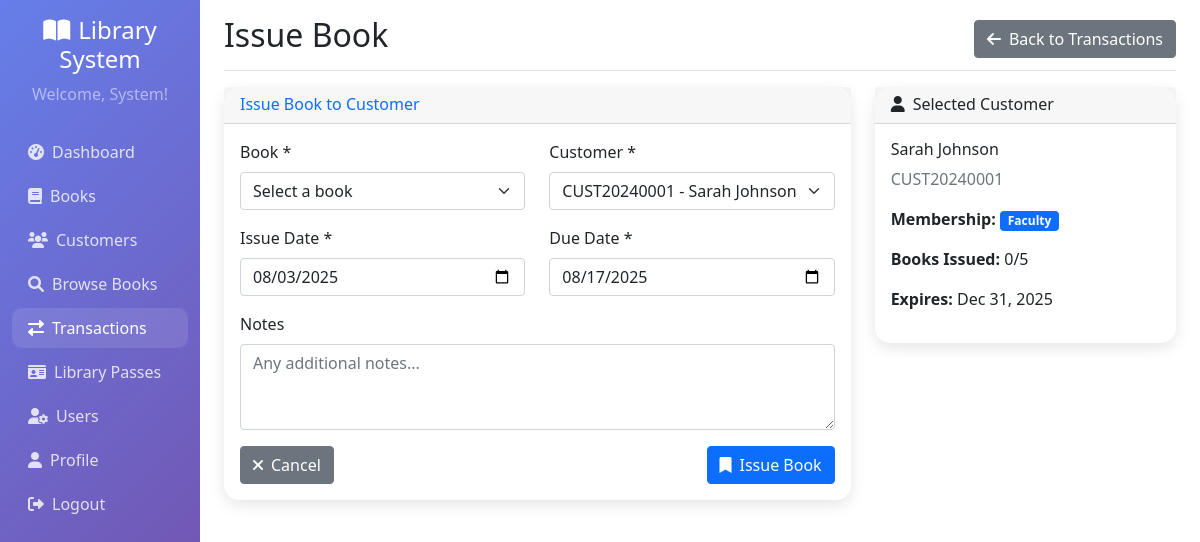
/transactions/issue.php?customer_id=1 (signed in), run on the app's committed database.
### tables this page shows
CREATE TABLE customers (
    id INT PRIMARY KEY AUTO_INCREMENT,
    user_id INT,
    customer_code VARCHAR(20) UNIQUE NOT NULL,
    membership_type ENUM('student', 'faculty', 'public') NOT NULL DEFAULT 'public',
    membership_expiry DATE,
    max_books_allowed INT DEFAULT 3,
    fine_balance DECIMAL(10,2) DEFAULT 0.00,
    created_at TIMESTAMP DEFAULT CURRENT_TIMESTAMP,
    updated_at TIMESTAMP DEFAULT CURRENT_TIMESTAMP ON UPDATE CURRENT_TIMESTAMP,
    FOREIGN KEY (user_id) REFERENCES users(id) ON DELETE SET NULL
);

CREATE TABLE users (
    id INT PRIMARY KEY AUTO_INCREMENT,
    username VARCHAR(50) UNIQUE NOT NULL,
    email VARCHAR(100) UNIQUE NOT NULL,
    password VARCHAR(255) NOT NULL,
    role ENUM('admin', 'librarian', 'member') NOT NULL DEFAULT 'member',
    first_name VARCHAR(50) NOT NULL,
    last_name VARCHAR(50) NOT NULL,
    phone VARCHAR(20),
    address TEXT,
    created_at TIMESTAMP DEFAULT CURRENT_TIMESTAMP,
    updated_at TIMESTAMP DEFAULT CURRENT_TIMESTAMP ON UPDATE CURRENT_TIMESTAMP,
    is_active BOOLEAN DEFAULT TRUE
);

### includes/functions.php (called while the page is built, shortened)
<?php
function isAdmin() {
    return isset($_SESSION['role']) && $_SESSION['role'] === 'admin';
}
function formatDate($date) {
    return date('M d, Y', strtotime($date));
}
?>

### transactions/issue.php (the view, shortened to what this page needs)
<?php
require_once '../includes/functions.php';
$pdo = getConnection();
$customer_id = isset($_GET['customer_id']) ? (int)$_GET['customer_id'] : 0;
$customers = $pdo->query("
    SELECT c.id, c.customer_code, c.membership_type, c.membership_expiry, c.max_books_allowed,
           u.first_name, u.last_name, u.email,
           (SELECT COUNT(*) FROM book_issues bi WHERE bi.customer_id = c.id AND bi.status = 'issued') as active_issues
    FROM customers c
    LEFT JOIN users u ON c.user_id = u.id
    WHERE (c.membership_expiry IS NULL OR c.membership_expiry >= CURDATE())
    ORDER BY c.customer_code
")->fetchAll();
$selected_customer = null;
if ($customer_id) {
    $stmt = $pdo->prepare("
        SELECT c.*, u.first_name, u.last_name, u.email,
               (SELECT COUNT(*) FROM book_issues bi WHERE bi.customer_id = c.id AND bi.status = 'issued') as active_issues
        FROM customers c
        LEFT JOIN users u ON c.user_id = u.id
        WHERE c.id = ?
    ");
    $stmt->execute([$customer_id]);
    $selected_customer = $stmt->fetch();
}
?>
<!DOCTYPE html>
<html lang="en">
<head>
    <link href="https://cdn.jsdelivr.net/npm/bootstrap@5.1.3/dist/css/bootstrap.min.css" rel="stylesheet">
    <link href="https://cdnjs.cloudflare.com/ajax/libs/font-awesome/6.0.0/css/all.min.css" rel="stylesheet">
</head>
<body>
    <div class="container-fluid">
        <div class="row">
            <nav class="col-md-3 col-lg-2 d-md-block sidebar collapse">
                <div class="position-sticky pt-3">
                    <div class="text-center mb-4">
                        <h4 class="text-white"><i class="fas fa-book-open me-2"></i>Library System</h4>
                        <p class="text-white-50">Welcome, <?php echo $_SESSION['first_name']; ?>!</p>
                    </div>
                    <ul class="nav flex-column">
                        <li class="nav-item">
                            <a class="nav-link" href="../dashboard.php">
                                <i class="fas fa-tachometer-alt me-2"></i>Dashboard
                            </a>
                        </li>
                        <li class="nav-item">
                            <a class="nav-link" href="../books/">
                                <i class="fas fa-book me-2"></i>Books
                            </a>
                        </li>
                        <li class="nav-item">
                            <a class="nav-link" href="../customers/">
                                <i class="fas fa-users me-2"></i>Customers
                            </a>
                        </li>
                        <li class="nav-item">
                            <a class="nav-link" href="../books/browse.php">
                                <i class="fas fa-search me-2"></i>Browse Books
                            </a>
                        </li>
                        <li class="nav-item">
                            <a class="nav-link active" href="index.php">
                                <i class="fas fa-exchange-alt me-2"></i>Transactions
                            </a>
                        </li>
                        <li class="nav-item">
                            <a class="nav-link" href="../passes/">
                                <i class="fas fa-id-card me-2"></i>Library Passes
                            </a>
                        </li>
                        <?php if (isAdmin()): ?>
                        <li class="nav-item">
                            <a class="nav-link" href="../users/">
                                <i class="fas fa-user-cog me-2"></i>Users
                            </a>
                        </li>
                        <?php endif; ?>
                        <li class="nav-item">
                            <a class="nav-link" href="../profile.php">
                                <i class="fas fa-user me-2"></i>Profile
                            </a>
                        </li>
                        <li class="nav-item">
                            <a class="nav-link" href="../auth/logout.php">
                                <i class="fas fa-sign-out-alt me-2"></i>Logout
                            </a>
                        </li>
                    </ul>
                </div>
            </nav>
            <main class="col-md-9 ms-sm-auto col-lg-10 px-md-4">
                <div class="d-flex justify-content-between flex-wrap flex-md-nowrap align-items-center pt-3 pb-2 mb-3 border-bottom">
                    <h1 class="h2">Issue Book</h1>
                    <div class="btn-toolbar mb-2 mb-md-0">
                        <a href="index.php" class="btn btn-secondary">
                            <i class="fas fa-arrow-left me-2"></i>Back to Transactions
                        </a>
                    </div>
                </div>
                <div class="row">
                    <div class="col-lg-8">
                        <div class="card">
                            <div class="card-header">
                                <h6 class="m-0 font-weight-bold text-primary">Issue Book to Customer</h6>
                            </div>
                            <div class="card-body">
                                <form method="POST" action="">
                                    <div class="row">
                                        <div class="col-md-6">
                                            <div class="mb-3">
                                                <label for="book_id" class="form-label">Book *</label>
                                                <select class="form-select" id="book_id" name="book_id" required>
                                                    <option value="">Select a book</option>
                                                </select>
                                            </div>
                                        </div>
                                        <div class="col-md-6">
                                            <div class="mb-3">
                                                <label for="customer_id" class="form-label">Customer *</label>
                                                <select class="form-select" id="customer_id" name="customer_id" required>
                                                    <?php foreach ($customers as $customer): ?>
                                                        <option value="<?php echo $customer['id']; ?>"
                                                                <?php echo ($selected_customer && $selected_customer['id'] == $customer['id']) ? 'selected' : ''; ?>>
                                                            <?php echo htmlspecialchars($customer['customer_code']); ?> -
                                                        </option>
                                                    <?php endforeach; ?>
                                                </select>
                                            </div>
                                        </div>
                                    </div>
                                    <div class="row">
                                        <div class="col-md-6">
                                            <div class="mb-3">
                                                <label for="issue_date" class="form-label">Issue Date *</label>
                                                <input type="date" class="form-control" id="issue_date" name="issue_date"
                                                       value="<?php echo isset($_POST['issue_date']) ? $_POST['issue_date'] : date('Y-m-d'); ?>"
                                                       required>
                                            </div>
                                        </div>
                                        <div class="col-md-6">
                                            <div class="mb-3">
                                                <label for="due_date" class="form-label">Due Date *</label>
                                                <input type="date" class="form-control" id="due_date" name="due_date"
                                                       value="<?php echo isset($_POST['due_date']) ? $_POST['due_date'] : date('Y-m-d', strtotime('+14 days')); ?>"
                                                       required>
                                            </div>
                                        </div>
                                    </div>
                                    <div class="mb-3">
                                        <label for="notes" class="form-label">Notes</label>
                                        <textarea class="form-control" id="notes" name="notes" rows="3"
                                                  placeholder="Any additional notes..."><?php echo isset($_POST['notes']) ? htmlspecialchars($_POST['notes']) : ''; ?></textarea>
                                    </div>
                                    <div class="d-flex justify-content-between">
                                        <a href="index.php" class="btn btn-secondary">
                                            <i class="fas fa-times me-2"></i>Cancel
                                        </a>
                                        <button type="submit" class="btn btn-primary">
                                            <i class="fas fa-bookmark me-2"></i>Issue Book
                                        </button>
                                    </div>
                                </form>
                            </div>
                        </div>
                    </div>
                    <div class="col-lg-4">
                        <?php if ($selected_customer): ?>
                        <div class="card">
                            <div class="card-header">
                                <h6 class="mb-0"><i class="fas fa-user me-2"></i>Selected Customer</h6>
                            </div>
                            <div class="card-body">
                                <h6><?php echo htmlspecialchars($selected_customer['first_name'] . ' ' . $selected_customer['last_name']); ?></h6>
                                <p class="text-muted"><?php echo htmlspecialchars($selected_customer['customer_code']); ?></p>
                                <p><strong>Membership:</strong>
                                    <span class="badge bg-<?php
                                        echo $selected_customer['membership_type'] === 'faculty' ? 'primary' :
                                            ($selected_customer['membership_type'] === 'student' ? 'success' : 'secondary');
                                    ?>">
                                        <?php echo ucfirst($selected_customer['membership_type']); ?>
                                    </span>
                                </p>
                                <p><strong>Books Issued:</strong> <?php echo $selected_customer['active_issues']; ?>/<?php echo $selected_customer['max_books_allowed']; ?></p>
                                <?php if ($selected_customer['membership_expiry']): ?>
                                    <p><strong>Expires:</strong> <?php echo formatDate($selected_customer['membership_expiry']); ?></p>
                                <?php endif; ?>
                            </div>
                        </div>
                        <?php endif; ?>
                    </div>
                </div>
            </main>
        </div>
    </div>
</body>
</html>

### transactions/issue.php (style rules this page uses)
.sidebar { min-height: 100vh; background: linear-gradient(135deg, #667eea 0%, #764ba2 100%); }
.sidebar .nav-link { color: rgba(255, 255, 255, 0.8); border-radius: 10px; margin: 2px 0; }
.sidebar .nav-link:hover, .sidebar .nav-link.active { color: white; background: rgba(255, 255, 255, 0.1); }
.card { border-radius: 15px; border: none; box-shadow: 0 5px 15px rgba(0, 0, 0, 0.1); }

### data on the page
customers: user.last_name "Sarah Johnson", customer_code "CUST20240001", membership_type "Faculty", max_books_allowed "5", membership_expiry "Dec 31, 2025"

### other printed values
$_SESSION['first_name'] "System"
$selected_customer['active_issues'] "0"
form field customer_id "CUST20240001 - Sarah Johnson (0/5 books)"
